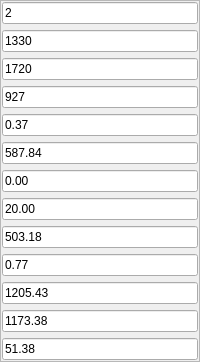
             <widget class="QFrame" name="frame_2">
              <property name="frameShape">
               <enum>QFrame::StyledPanel</enum>
              </property>
              <property name="frameShadow">
               <enum>QFrame::Raised</enum>
              </property>
              <layout class="QVBoxLayout" name="verticalLayout_4">
               <property name="leftMargin">
                <number>1</number>
               </property>
               <property name="topMargin">
                <number>1</number>
               </property>
               <property name="rightMargin">
                <number>1</number>
               </property>
               <property name="bottomMargin">
                <number>1</number>
               </property>
               <item>
                <widget class="QLineEdit" name="lineEdit_Z_2">
                 <property name="sizePolicy">
                  <sizepolicy hsizetype="Preferred" vsizetype="Expanding">
                   <horstretch>0</horstretch>
                   <verstretch>0</verstretch>
                  </sizepolicy>
                 </property>
                 <property name="maximumSize">
                  <size>
                   <width>16777215</width>
                   <height>16777215</height>
                  </size>
                 </property>
                 <property name="text">
                  <string>2</string>
                 </property>
                </widget>
               </item>
               <item>
                <widget class="QLineEdit" name="lineEdit_Z">
                 <property name="sizePolicy">
                  <sizepolicy hsizetype="Preferred" vsizetype="Expanding">
                   <horstretch>0</horstretch>
                   <verstretch>0</verstretch>
                  </sizepolicy>
                 </property>
                 <property name="maximumSize">
                  <size>
                   <width>16777215</width>
                   <height>16777215</height>
                  </size>
                 </property>
                 <property name="text">
                  <string>1330</string>
                 </property>
                </widget>
               </item>
               <item>
                <widget class="QLineEdit" name="lineEdit_G_10">
                 <property name="sizePolicy">
                  <sizepolicy hsizetype="Expanding" vsizetype="Expanding">
                   <horstretch>0</horstretch>
                   <verstretch>0</verstretch>
                  </sizepolicy>
                 </property>
                 <property name="minimumSize">
                  <size>
                   <width>0</width>
                   <height>0</height>
                  </size>
                 </property>
                 <property name="text">
                  <string>1720</string>
                 </property>
                </widget>
               </item>
               <item>
                <widget class="QLineEdit" name="lineEdit_Efft0_5">
                 <property name="sizePolicy">
                  <sizepolicy hsizetype="Expanding" vsizetype="Expanding">
                   <horstretch>0</horstretch>
                   <verstretch>0</verstretch>
                  </sizepolicy>
                 </property>
                 <property name="text">
                  <string>927</string>
                 </property>
                </widget>
               </item>
               <item>
                <widget class="QLineEdit" name="lineEdit_Eff_14">
                 <property name="sizePolicy">
                  <sizepolicy hsizetype="Expanding" vsizetype="Expanding">
                   <horstretch>0</horstretch>
                   <verstretch>0</verstretch>
                  </sizepolicy>
                 </property>
                 <property name="text">
                  <string>0.37</string>
                 </property>
                </widget>
               </item>
               <item>
                <widget class="QLineEdit" name="lineEdit_pz_7">
                 <property name="sizePolicy">
                  <sizepolicy hsizetype="Expanding" vsizetype="Expanding">
                   <horstretch>0</horstretch>
                   <verstretch>0</verstretch>
                  </sizepolicy>
                 </property>
                 <property name="text">
                  <string>587.84</string>
                 </property>
                </widget>
               </item>
               <item>
                <widget class="QLineEdit" name="lineEdit_Tt0_8">
                 <property name="sizePolicy">
                  <sizepolicy hsizetype="Expanding" vsizetype="Expanding">
                   <horstretch>0</horstretch>
                   <verstretch>0</verstretch>
                  </sizepolicy>
                 </property>
                 <property name="text">
                  <string>0.00</string>
                 </property>
                </widget>
               </item>
               <item>
                <widget class="QLineEdit" name="lineEdit_pz_8">
                 <property name="sizePolicy">
                  <sizepolicy hsizetype="Expanding" vsizetype="Expanding">
                   <horstretch>0</horstretch>
                   <verstretch>0</verstretch>
                  </sizepolicy>
                 </property>
                 <property name="text">
                  <string>20.00</string>
                 </property>
                </widget>
               </item>
               <item>
                <widget class="QLineEdit" name="lineEdit_Maz_14">
                 <property name="sizePolicy">
                  <sizepolicy hsizetype="Expanding" vsizetype="Expanding">
                   <horstretch>0</horstretch>
                   <verstretch>0</verstretch>
                  </sizepolicy>
                 </property>
                 <property name="text">
                  <string>503.18</string>
                 </property>
                </widget>
               </item>
               <item>
                <widget class="QLineEdit" name="lineEdit_n_5">
                 <property name="sizePolicy">
                  <sizepolicy hsizetype="Expanding" vsizetype="Expanding">
                   <horstretch>0</horstretch>
                   <verstretch>0</verstretch>
                  </sizepolicy>
                 </property>
                 <property name="text">
                  <string>0.77</string>
                 </property>
                </widget>
               </item>
               <item>
                <widget class="QLineEdit" name="lineEdit_omaga_10">
                 <property name="sizePolicy">
                  <sizepolicy hsizetype="Expanding" vsizetype="Expanding">
                   <horstretch>0</horstretch>
                   <verstretch>0</verstretch>
                  </sizepolicy>
                 </property>
                 <property name="text">
                  <string>1205.43</string>
                 </property>
                </widget>
               </item>
               <item>
                <widget class="QLineEdit" name="lineEdit_xaz_10">
                 <property name="sizePolicy">
                  <sizepolicy hsizetype="Expanding" vsizetype="Expanding">
                   <horstretch>0</horstretch>
                   <verstretch>0</verstretch>
                  </sizepolicy>
                 </property>
                 <property name="text">
                  <string>1173.38</string>
                 </property>
                </widget>
               </item>
               <item>
                <widget class="QLineEdit" name="lineEdit_alph2z_14">
                 <property name="sizePolicy">
                  <sizepolicy hsizetype="Expanding" vsizetype="Expanding">
                   <horstretch>0</horstretch>
                   <verstretch>0</verstretch>
                  </sizepolicy>
                 </property>
                 <property name="text">
                  <string>51.38</string>
                 </property>
                </widget>
               </item>
              </layout>
             </widget>
